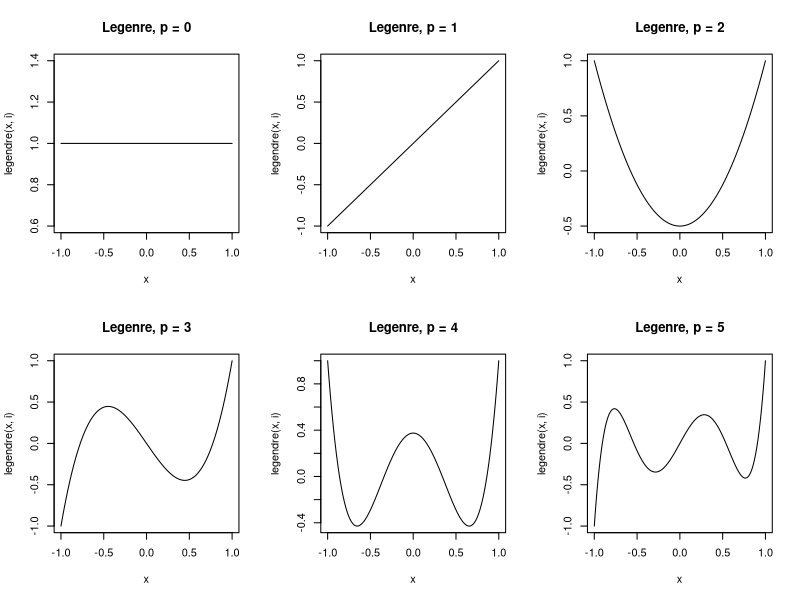
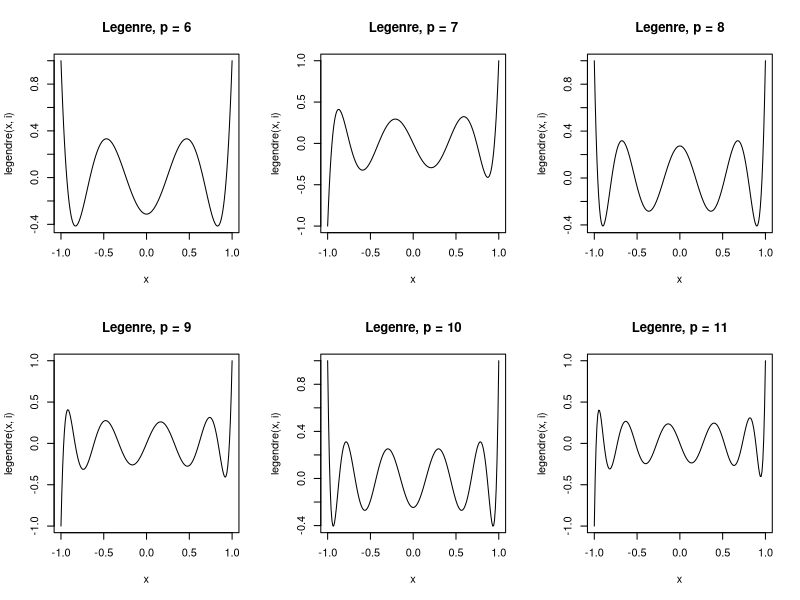
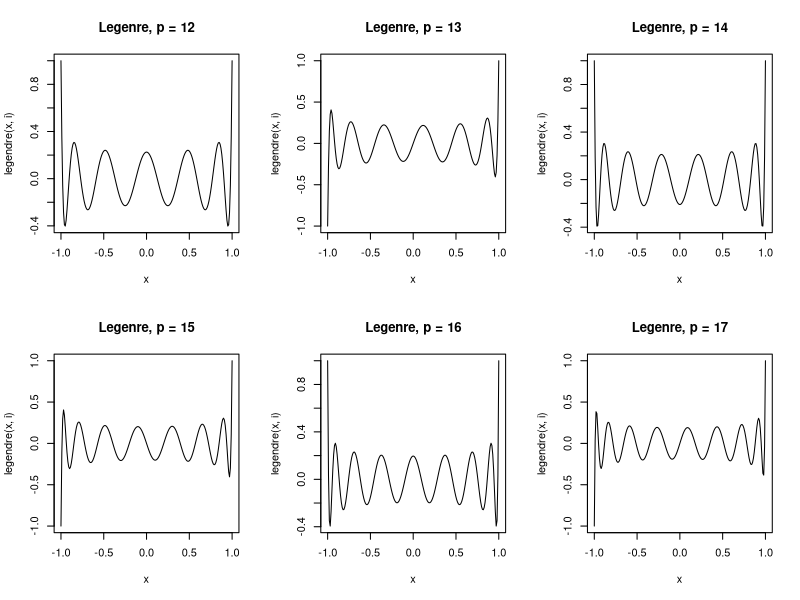

These charts were generated, in order, by the following R code: (Note: this script raises an error after producing the figures.)
legendre <- function (x, n=0){
  ifelse (n == 0, return (rep(1, length(x))),
          ifelse (n == 1, return (x), 
                  return( (2*n-1)/n*x*legendre(x,n-1) - (n-1)/n*legendre(x,n-2) )))
}

walsh <- function(n){
  ifelse (n == 0, return (matrix(1)),
          return(rbind(cbind(walsh(n-1),walsh(n-1)), cbind(walsh(n-1),-walsh(n-1)) )))
}

walsh.normier <- function(x){
  # 0.1 <- -1, 0.9 <- 1
  y <- 0.4*x + 0.5
  return (y)
}
#a)-b)
x <- seq(-1, 1, length.out = 200)
par(mfrow = c(2,3))
for (i in 0:17)
  plot(x, legendre(x,i), type = "l", main = c(paste("Legenre, p =", toString(i))))

# c) -d)
par(mfrow = c(3,3))
for (i in 0:8)
  plot.array(walsh.normier(walsh(i)), main = c(paste("Walsh, n =", toString(i))))